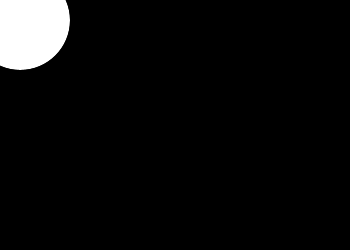
Frame 1 (no input)
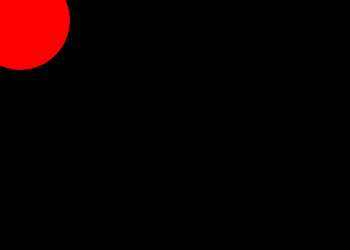
Frame 60 (the mouse pressed at the canvas centre just before this capture)
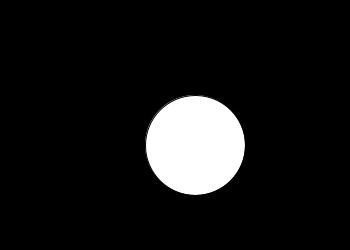
Frame 120 (the mouse held since frame 60 and released just before this capture)

The Processing sketch that drew these frames (run headless with seeded random() and noise(); from frame 60 on, the mouse is pressed at the canvas centre):

// Processing sketch: processing_106921
// ── processing_106921.pde

void setup() {  //setup function called initially, only once
  size(350, 250);
 }

void draw() {  //draw function loops

    background(0,0,0);
   
    ellipse(20+mouseX,20+mouseY,100,100);
    
    if (mousePressed) {
        fill(255,255,255);
    }
    else {
        fill(255,0,0);
    } 
  }
